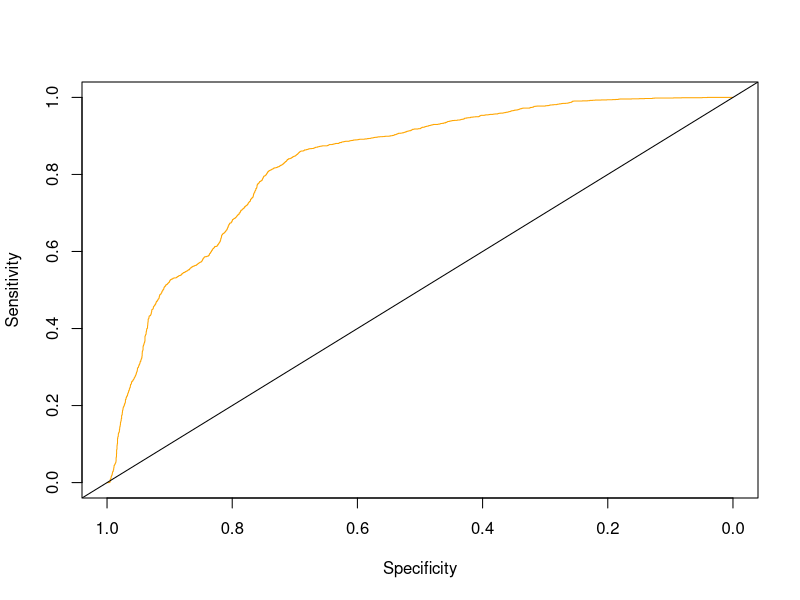

Source code (R): (Note: this script raises an error after producing the figure.)
## ---- chunk 1
library(tidyverse)
library(mlbench)
library(caret)
library(pROC)
## ---- chunk 2
# Load data
data("PimaIndiansDiabetes2")

# Examining Data 
summary(PimaIndiansDiabetes2)
str(PimaIndiansDiabetes2)
#head(PimaIndiansDiabetes2)

# Remove Na values
pima <- na.omit(PimaIndiansDiabetes2)

# set seed for reproducibility
set.seed(10)

# Divide into training and test sets
train_size_pima <- floor(0.75 * nrow(pima))
train_pos_pima <- sample(seq_len(nrow(pima)), size = train_size_pima)

train_classification_pima <- pima[train_pos_pima, ]
test_classification_pima <- pima[-train_pos_pima, ]

# Create cross validation folds using training data to compare models 

# Recommendation source: https://stats.stackexchange.com/questions/10551/how-do-i-choose-what-svm-kernels-to-use

folds <- createMultiFolds(train_classification_pima$diabetes)
## ---- chunk 3
# Linear Kernel
# Train model
set.seed(10)

ctrl <- trainControl(method = "repeatedcv", classProbs = T, savePredictions = T, index=folds)

# possible tuning parameteres include cost
svm_linear <- train(diabetes ~ ., data = train_classification_pima, method = "svmLinear2", trControl = ctrl, tuneLength=5)

svm_linear
names(svm_linear)

head(svm_linear$pred)

# ROC Curve
roc_linear <- roc(predictor = svm_linear$pred$pos, response = svm_linear$pred$obs)

# AUC
roc_linear$auc

# Visualing ROC Curve
plot(x = roc_linear$specificities, y= roc_linear$sensitivities, xlim = c(1,0), ylim=c(0,1), type="l", ylab = "Sensitivity", xlab="Specificity", col = "orange") 
abline(a=1, b=-1)

# Predict on test set 
svm_test_linear <- predict(svm_linear, newdata = test_classification_pima)

# Confusion Matrix
confusionMatrix(svm_test_linear, test_classification_pima$diabetes, positive = "pos")
## ---- chunk 4
# Radial Basis Function Kernel
# Train model
set.seed(10)

ctrl <- trainControl(method = "cv", classProbs = T, savePredictions = T, index=folds)

# possible tuning parameteres include cost
svm_exp <- train(diabetes ~ ., data = train_classification_pima, method = "svmRadialCost", trControl = ctrl, tuneLength=5)

svm_exp
names(svm_exp)

head(svm_exp$pred)

# ROC Curve
roc_exp <- roc(predictor = svm_exp$pred$pos, response = svm_exp$pred$obs)

# AUC
roc_exp$auc

# Visualing ROC Curve
plot(x = roc_exp$specificities, y= roc_exp$sensitivities, xlim = c(1,0), ylim=c(0,1), type="l", ylab = "Sensitivity", xlab="Specificity", col = "orange") 
abline(a=1, b=-1)

# Predict on test set 
svm_test_exp <- predict(svm_exp, newdata = test_classification_pima)

# Confusion Matrix
confusionMatrix(svm_test_exp, test_classification_pima$diabetes, positive = "pos")
## ---- chunk 5
# Attempted SBF, but all nine variables were selected
#sbf_ctrl <- sbfControl(functions = caretSBF, method = "cv")

#results_sbf <- sbf(diabetes ~ ., data = train_classification_pima, sbfControl = sbf_ctrl)

#results_sbf$variables

# Recursive Feature Elimination

# Control
set.seed(10123)
rfe_control <- rfeControl(functions = caretFuncs, number = 2)

# RFE
rfe_selection <- rfe(diabetes ~ ., data = train_classification_pima, rfeControl = rfe_control, sizes=c(1:8))

# Variable Selection
rfe_selection

rfe_selection$variables
rfe_selection$optVariables

# Rerun linear kernel with 5 selected variables

# Linear Kernel
# Train model

ctrl <- trainControl(method = "repeatedcv", classProbs = T, savePredictions = T, index=folds)

svm_selected <- train(diabetes ~ glucose + age + insulin + mass + pedigree, data = train_classification_pima, method = "svmLinear2", trControl = ctrl, tuneLength=5)

svm_selected
names(svm_selected)

head(svm_selected$pred)

# ROC Curve
roc_selected <- roc(predictor = svm_selected$pred$pos, response = svm_selected$pred$obs)

# AUC
roc_selected$auc

# Visualing ROC Curve
plot(x = roc_selected$specificities, y= roc_selected$sensitivities, xlim = c(1,0), ylim=c(0,1), type="l", ylab = "Sensitivity", xlab="Specificity", col = "orange") 
abline(a=1, b=-1)

# Predict on test set 
svm_test_selected <- predict(svm_selected, newdata = test_classification_pima)

# Confusion Matrix
confusionMatrix(svm_test_selected, test_classification_pima$diabetes, positive = "pos")
